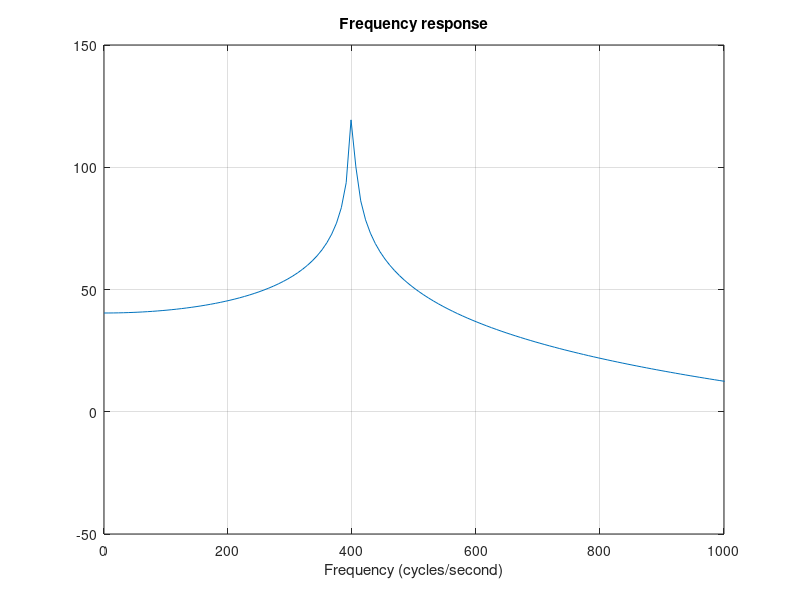

Recreate this plot in MATLAB.
%% makefilter_03.m 
% Filter twice for gradual rise time

%%

clc
clear

%% Difference equation
% y(n) = b0 x(n) - a1 y(n-1) - a2 y(n-2)

Fs = 8000;          % sampling frequency (sample/second)
F1 = 400;           % frequency (cycles/second)
f1 = F1/Fs;         % normalized fequenccy (cycles/sample)
om1 = 2*pi * f1;    % normalized fequenccy (radians/sample)

Ta = 0.5;           % duration (seconds) [time till 1% amplitude]
r = 0.01^(1/(Ta*Fs));

a = [1 -2*r*cos(om1) r^2];  % recursive part
b = 1;              % non-recursive part

%% Impulse response
% Note that the amplitude profile has the form E(n) = n r^n.

N = Fs;
n = 0:N;

imp = [1 zeros(1, N)];
h = filter(b, a, imp);

figure(1)
clf
plot(n/Fs, h)
hold on
stem(n/Fs, h,'filled')
grid on
title('Impulse response');
xlabel('Time (sec)')
zoom xon

%% Listen

soundsc(h, Fs)

%% Twice the filter

a2 = conv(a, a);
b2 = 1;

h2 = filter(b2, a2, imp);

plot(n/Fs, h2)
title('Impulse response');
xlabel('Time (sec)')

% What is the peak amplitude in terms of f1 and r?


%% Listen

soundsc(h2, Fs)

%% Pole-zero plot
% Note that the poles double poles

zplane(b2, a2)
title('Pole-zero Plot')

%% Frequency response
% The frequency response has a peak at f1

[H2, om] = freqz(b2, a2);
f = om / (2*pi) * Fs;
plot(f, abs(H2))
title('Frequency response')
xlabel('Frequency (cycles/second)')
xlim([0 1000])
grid


%%

H2dB = 20*log10(abs(H2));

plot(f, H2dB)
title('Frequency response')
xlabel('Frequency (cycles/second)')
xlim([0 1000])
grid








